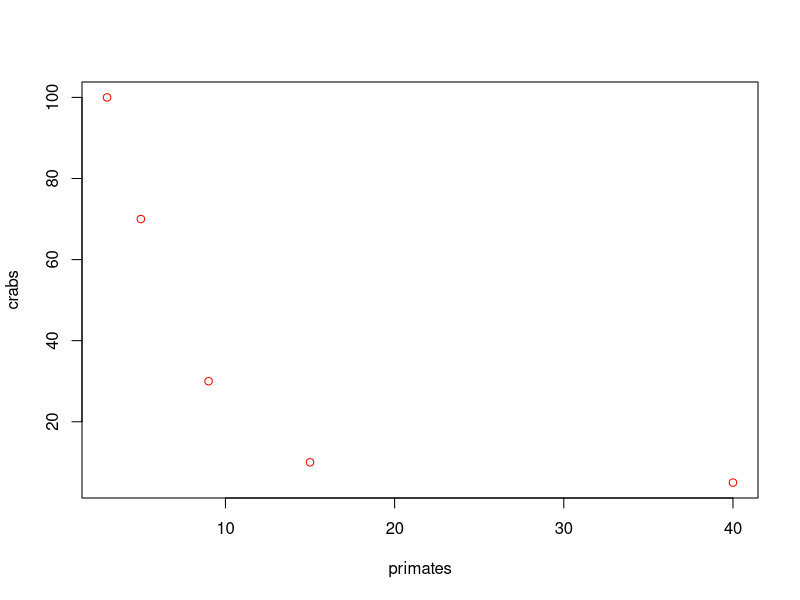
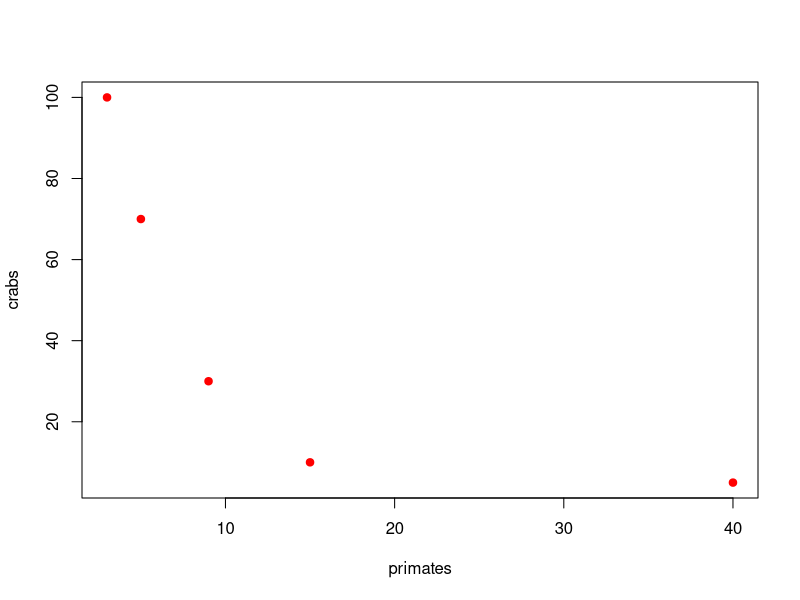
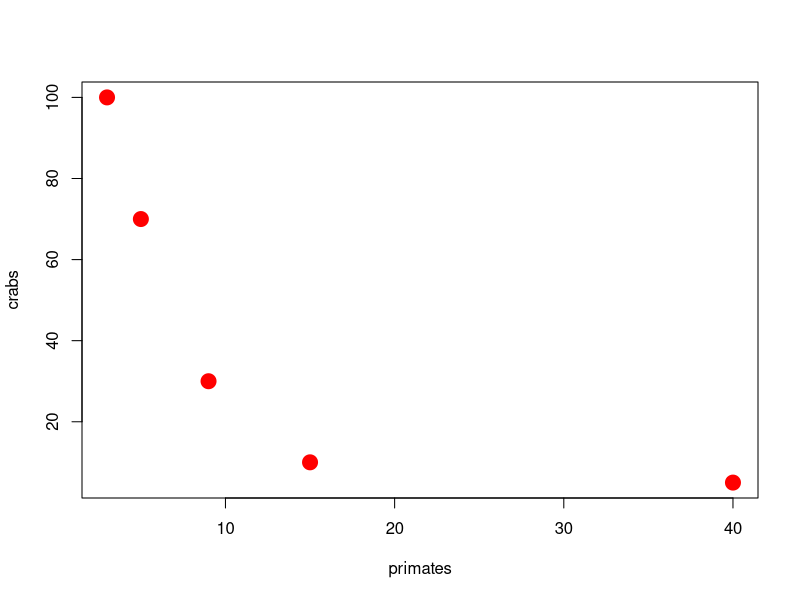
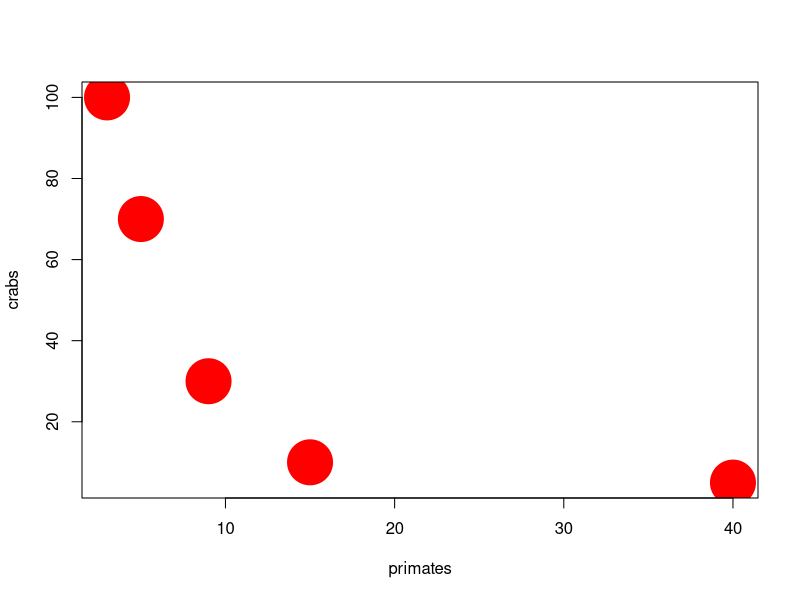
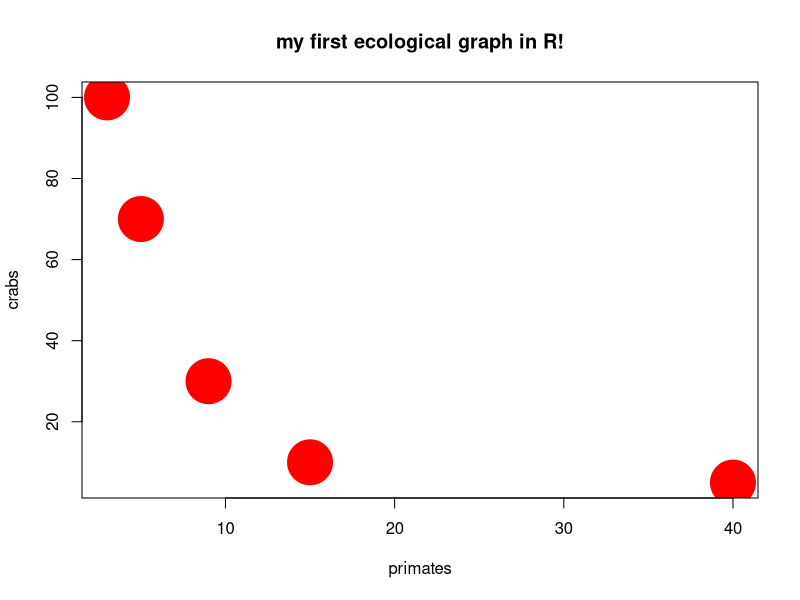

The R script that drew these images, in order:


#this is an array
primates<-c(3,5,9,15,40)
primates

#new set
crabs <- c(100,70,30,10,5)
crabs

#first plot in R
plot(primates,crabs,col="red")

plot(primates,crabs,col="red",pch=19)

plot(primates,crabs,col="red",pch=19, cex=2)
plot(primates,crabs,col="red",pch=19, cex=6)

plot(primates,crabs,col="red",pch=19, cex=6,main="my first ecological graph in R!")

#create 
ecoset <- data.frame(primates,crabs)
ecoset
#(3+5+9+15+40)/5
#summary of the dataframe
summary(ecoset)

